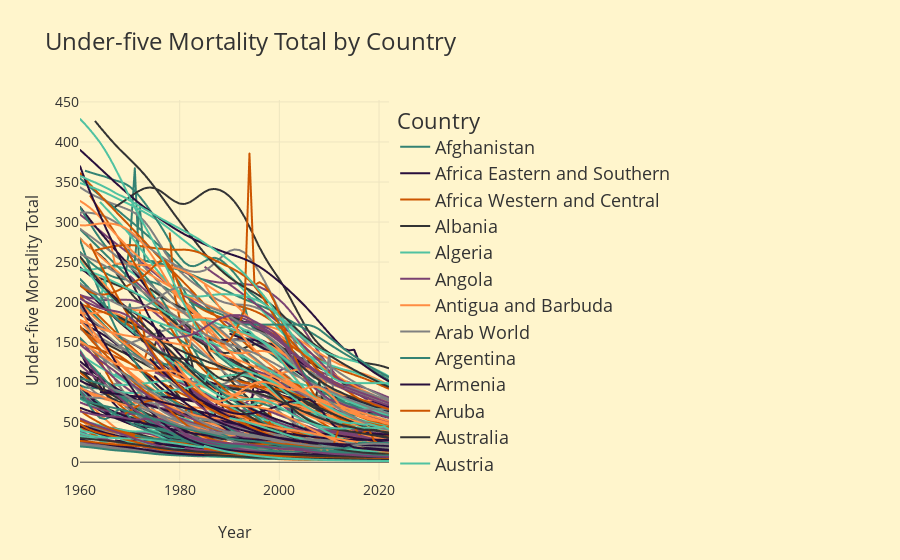

Source (notebook cell):
### Code cell
import pandas as pd
import plotly.express as px

# Assuming rbt_death_timing is already created and available

def plot_metric(df, metric_column, group_by_column, agg_func='mean'):
    """
    Plots the specified metric segmented by the specified group with year on the x-axis.

    Parameters:
    df (pd.DataFrame): The DataFrame containing the data.
    metric_column (str): The metric column to plot (e.g., 'Life Expectancy Total', 'Adult Mortality Female', etc.).
    group_by_column (str): The column to group by (e.g., 'Country', 'Region', etc.).
    agg_func (str or function): Aggregation function to apply ('mean', 'sum', 'median', etc.).

    Returns:
    None
    """
    # Group by the specified column and year, then aggregate
    df_grouped = df.groupby(['Year', group_by_column])[metric_column].agg(agg_func).reset_index()

    # Create the line plot using Plotly
    fig = px.line(
        df_grouped,
        x='Year',
        y=metric_column,
        color=group_by_column,
        title=f'{metric_column} by {group_by_column}',
        template='base'
    )
    
    # Show the plot
    fig.show()

# Example usage
plot_metric(rbt_death_timing, 'Under-five Mortality Total', 'Country')
